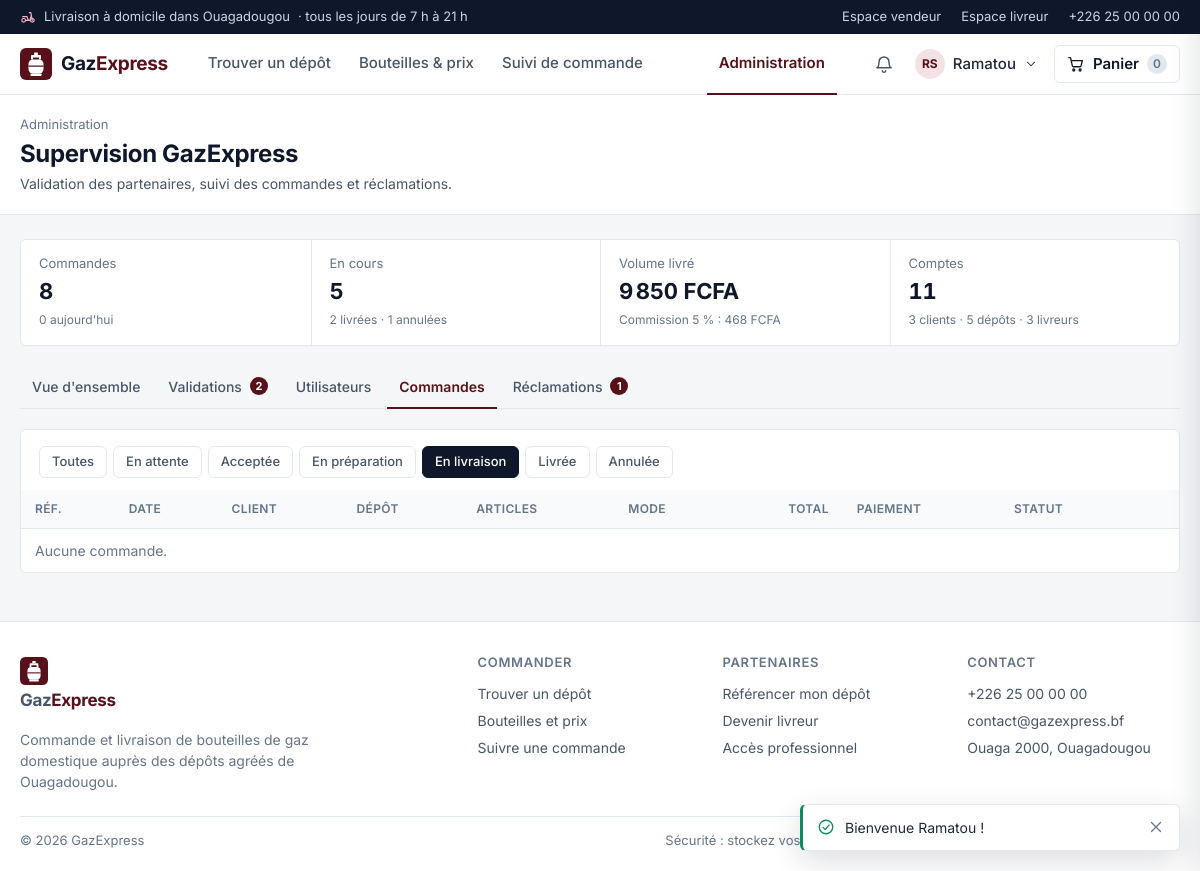
The app's page /admin?onglet=commandes&statut=en_livraison (signed in) with its own data.
### tables this page shows
CREATE TABLE utilisateurs (
    id             INT UNSIGNED AUTO_INCREMENT PRIMARY KEY,
    nom            VARCHAR(60)  NOT NULL,
    prenom         VARCHAR(60)  NOT NULL,
    telephone      VARCHAR(20)  NOT NULL,
    email          VARCHAR(120) NOT NULL,
    mot_de_passe   VARCHAR(255) NOT NULL,
    role           ENUM('client','vendeur','livreur','admin') NOT NULL DEFAULT 'client',
    statut         ENUM('actif','suspendu') NOT NULL DEFAULT 'actif',
    quartier_id    INT UNSIGNED NULL,
    adresse        VARCHAR(255) NULL,
    date_creation  DATETIME     NOT NULL DEFAULT CURRENT_TIMESTAMP,
    derniere_connexion DATETIME NULL,
    UNIQUE KEY uq_utilisateur_email (email),
    UNIQUE KEY uq_utilisateur_tel (telephone),
    KEY idx_utilisateur_role (role),
    CONSTRAINT fk_utilisateur_quartier FOREIGN KEY (quartier_id)
        REFERENCES quartiers(id) ON DELETE SET NULL ON UPDATE CASCADE
);

### app/core/Controller.php (called while the page is built, shortened)
<?php
class Controller
{
    public function render(string $vue, array $donnees = [], string $gabarit = 'layout'): void
    {
        $donnees['page'] = $donnees['page'] ?? '';
        extract($donnees, EXTR_SKIP);
        $contenu = ob_get_clean();
        require APP_PATH . "/views/partials/$gabarit.php";
    }
}

### app/controllers/AdminController.php (called while the page is built, shortened)
<?php
class AdminController extends Controller
{
    public function index(): void
    {
        Auth::exiger('admin');
        $onglet = in_array($_GET['onglet'] ?? '', self::ONGLETS, true) ? $_GET['onglet'] : 'tableau';
        $commandes = new Commande();
        $vendeurs  = new Vendeur();
        $livreurs  = new Livreur();
        $reclam    = new Reclamation();
        $vendeursAttente = $vendeurs->enAttente();
        $livreursAttente = $livreurs->enAttente();
        $donnees = [
            'titre'          => 'Administration',
            'page'           => 'admin',
            'onglet'         => $onglet,
            'stats'          => $commandes->statistiquesGlobales(),
            'roles'          => (new Utilisateur())->compterParRole(),
            'nbValidations'  => count($vendeursAttente) + count($livreursAttente),
            'nbReclamations' => $reclam->ouvertes(),
        ];
        switch ($onglet) {
            case 'commandes':
                $donnees['filtreStatut'] = array_key_exists($_GET['statut'] ?? '', statuts_commande()) ? $_GET['statut'] : '';
                $donnees['commandes'] = $commandes->toutes($donnees['filtreStatut']);
                break;
        }
        $this->render('admin/index', $donnees);
    }
}

### app/core/Router.php (called while the page is built, shortened)
<?php
class Router
{
    private array $routes = ['GET' => [], 'POST' => []];
    public function get(string $chemin, string $cible): void
    {
        $this->routes['GET'][trim($chemin, '/')] = $cible;
    }
    public function post(string $chemin, string $cible): void
    {
        $this->routes['POST'][trim($chemin, '/')] = $cible;
    }
    public function dispatch(string $url, string $methode): void
    {
        $chemin  = trim(parse_url($url, PHP_URL_PATH) ?? '', '/');
        $methode = strtoupper($methode);
        [$classe, $action] = explode('@', $this->routes[$methode][$chemin]);
        try {
            (new $classe())->$action();
        } catch (PDOException $e) {
            error_log('[GazExpress] ' . $e->getMessage());
            http_response_code(500);
            (new Controller())->render('erreurs/500', [
                'titre'   => 'Service indisponible',
                'message' => APP_DEBUG
                    ? 'La base de données est inaccessible. Vérifiez que MySQL est démarré, que la base a été importée et que config/env.php est correct.'
                    : 'Le service est momentanément indisponible. Merci de réessayer dans quelques minutes.',
            ]);
        }
    }
}

### index.php (called while the page is built, shortened)
<?php
require APP_PATH . '/core/helpers.php';
require APP_PATH . '/core/Database.php';
require APP_PATH . '/core/Model.php';
require APP_PATH . '/core/Controller.php';
require APP_PATH . '/core/Auth.php';
require APP_PATH . '/core/Panier.php';
require APP_PATH . '/core/Router.php';
spl_autoload_register(function (string $classe): void {
    foreach (['models', 'controllers'] as $dossier) {
        $fichier = APP_PATH . "/$dossier/$classe.php";
        if (is_file($fichier)) {
            return;
        }
    }
});
$router = new Router();
$router->get('',                 'AccueilController@index');
$router->get('catalogue',        'CatalogueController@index');
$router->get('connexion',        'AuthController@connexion');
$router->post('connexion',       'AuthController@seConnecter');
$router->get('inscription',      'AuthController@inscription');
$router->post('inscription',     'AuthController@sInscrire');
$router->post('deconnexion',     'AuthController@deconnexion');
$router->post('panier/ajouter',  'PanierController@ajouter');
$router->post('panier/modifier', 'PanierController@modifier');
$router->post('panier/vider',    'PanierController@vider');
$router->post('panier/valider',  'PanierController@valider');
$router->get('commandes',              'CommandeController@index');
$router->get('commandes/suivi',        'CommandeController@suivi');
$router->post('commandes/annuler',     'CommandeController@annuler');
$router->post('commandes/avis',        'CommandeController@avis');
$router->post('commandes/reclamation', 'CommandeController@reclamation');
$router->get('vendeur',                 'VendeurController@index');
$router->post('vendeur/boutique',       'VendeurController@basculerBoutique');
$router->post('vendeur/stock',          'VendeurController@majStock');
$router->post('vendeur/stock/ajouter',  'VendeurController@ajouterProduit');
$router->post('vendeur/commande',       'VendeurController@traiterCommande');
$router->get('livreur',                 'LivreurController@index');
$router->post('livreur/disponibilite',  'LivreurController@basculerDisponibilite');
$router->post('livreur/accepter',       'LivreurController@accepter');
$router->post('livreur/recuperer',      'LivreurController@recuperer');
$router->post('livreur/livrer',         'LivreurController@livrer');
$router->get('admin',                   'AdminController@index');
$router->post('admin/validation',       'AdminController@validation');
$router->post('admin/utilisateur',      'AdminController@statutUtilisateur');
$router->post('admin/reclamation',      'AdminController@traiterReclamation');
$router->post('admin/commande',         'AdminController@annulerCommande');
$router->get('api/notifications',        'ApiController@notifications');
$router->post('api/notifications/lues',  'ApiController@marquerLues');
$router->get('api/commande-statut',      'ApiController@statutCommande');
$router->get('api/vendeur-commandes',    'ApiController@commandesVendeur');
$router->dispatch($_GET['url'] ?? '', $_SERVER['REQUEST_METHOD']);

### app/core/Auth.php (called while the page is built, shortened)
<?php
class Auth
{
    public static function user(): ?array
    {
        return $_SESSION['utilisateur'] ?? null;
    }
    public static function id(): ?int
    {
        return self::user()['id'] ?? null;
    }
    public static function exiger(string ...$roles): array
    {
        $compte = (new Utilisateur())->trouver(self::id());
        return $compte;
    }
}

### app/core/Model.php (called while the page is built, shortened)
<?php
abstract class Model
{
    protected PDO $db;
    public function __construct()
    {
        $this->db = Database::get();
    }
    protected function one(string $sql, array $params = []): ?array
    {
        $stmt = $this->db->prepare($sql);
        $stmt->execute($params);
        $ligne = $stmt->fetch();
        return $ligne === false ? null : $ligne;
    }
}

### app/core/Database.php (called while the page is built)
<?php
class Database
{
    private static ?PDO $instance = null;
    public static function get(): PDO
    {
        if (self::$instance === null) {
            $dsn = sprintf('mysql:host=%s;port=%s;dbname=%s;charset=utf8mb4', DB_HOST, DB_PORT, DB_NAME);
            self::$instance = new PDO($dsn, DB_USER, DB_PASS, [
                PDO::ATTR_ERRMODE            => PDO::ERRMODE_EXCEPTION,
                PDO::ATTR_DEFAULT_FETCH_MODE => PDO::FETCH_ASSOC,
                PDO::ATTR_EMULATE_PREPARES   => false,
                PDO::ATTR_TIMEOUT            => 5,
            ]);
            self::$instance->exec("SET time_zone = '+00:00'");
        }
        return self::$instance;
    }
}

### app/models/Utilisateur.php (called while the page is built, shortened)
<?php
class Utilisateur extends Model
{
    public function trouver(?int $id): ?array
    {
        return $id ? $this->one('SELECT * FROM utilisateurs WHERE id = ?', [$id]) : null;
    }
}

### app/core/Panier.php (called while the page is built, shortened)
<?php
class Panier
{
    public static function lignes(): array
    {
        return $_SESSION['panier']['lignes'] ?? [];
    }
    public static function nombreArticles(): int
    {
        return array_sum(self::lignes());
    }
}

### app/views/partials/layout.php (the view, shortened to what this page needs)
<?php
$utilisateur = Auth::user();
$role        = $utilisateur['role'] ?? null;
$nbPanier    = Panier::nombreArticles();
$page        = $page ?? '';
$nav = [
    'accueil'   => ['', 'Trouver un dépôt'],
    'catalogue' => ['catalogue', 'Bouteilles & prix'],
    'suivi'     => ['commandes', 'Suivi de commande'],
];
$espacePro = [
    'vendeur' => ['vendeur', 'Mon espace vendeur'],
    'livreur' => ['livreur', 'Mon espace livreur'],
    'admin'   => ['admin', 'Administration'],
][$role] ?? null;
?>
<!DOCTYPE html>
<html lang="fr">
<head>
    <link rel="stylesheet" href="<?= asset('css/app.css') ?>">
</head>
<body data-base="<?= e(BASE_URL) ?>" data-icones="<?= asset('img/icones.svg') ?>" data-connecte="<?= $utilisateur ? '1' : '0' ?>">
<div class="barre-haut">
    <div class="conteneur">
        <span><?= icone('moto') ?> Livraison à domicile dans <?= e(APP_CITY_COURT) ?><span class="masque-mobile"> · tous les jours de 7 h à 21 h</span></span>
        <nav aria-label="Espaces partenaires">
            <a href="<?= url('vendeur') ?>">Espace vendeur</a>
            <a href="<?= url('livreur') ?>">Espace livreur</a>
            <a href="tel:<?= e(str_replace(' ', '', APP_TELEPHONE)) ?>"><?= e(APP_TELEPHONE) ?></a>
        </nav>
    </div>
</div>
<header class="entete">
    <div class="conteneur">
        <a href="<?= url() ?>" class="logo" aria-label="GazExpress, accueil">
            <img src="<?= asset('img/favicon.svg') ?>" alt="" width="32" height="32">
            <span>Gaz<b>Express</b></span>
        </a>
        <nav class="nav" id="nav" aria-label="Navigation principale">
            <?php foreach ($nav as $cle => [$lien, $libelle]): ?>
                <a href="<?= url($lien) ?>" <?= $page === $cle ? 'class="actif" aria-current="page"' : '' ?>><?= e($libelle) ?></a>
            <?php endforeach; ?>
            <?php if ($espacePro): ?>
                <a href="<?= url($espacePro[0]) ?>" class="lien-pro <?= $page === $role ? 'actif' : '' ?>"><?= e($espacePro[1]) ?></a>
            <?php endif; ?>
        </nav>
        <div class="actions-entete">
            <?php if ($utilisateur): ?>
                <div class="menu-deroulant">
                    <button type="button" class="btn-icone" id="btn-notifs" aria-label="Notifications">
                        <?= icone('cloche') ?><span class="point" id="nb-notifs">0</span>
                    </button>
                </div>
                <div class="menu-deroulant">
                    <button type="button" class="btn-compte" id="btn-compte" aria-label="Mon compte">
                        <span class="avatar"><?= e(initiales($utilisateur['prenom'], $utilisateur['nom'])) ?></span>
                        <span class="nom-compte"><?= e($utilisateur['prenom']) ?></span>
                        <?= icone('chevron-bas', 'ic-s') ?>
                    </button>
                </div>
            <?php else: ?>
                <a href="<?= url('connexion') ?>" class="lien-connexion"><?= icone('utilisateur') ?><span>Se connecter</span></a>
            <?php endif; ?>
            <button type="button" class="btn-panier" data-ouvrir-panier aria-label="Ouvrir le panier (<?= $nbPanier ?> article<?= $nbPanier > 1 ? 's' : '' ?>)">
                <?= icone('panier') ?><span class="libelle-panier">Panier</span>
                <span class="pastille <?= $nbPanier ? '' : 'vide' ?>"><?= $nbPanier ?></span>
            </button>
        </div>
    </div>
</header>
<div class="toasts" id="toasts">
    <?php foreach (flashes() as $f): ?>
        <div class="toast <?= e($f['type']) ?>" role="status">
            <?= icone(['succes' => 'check-cercle', 'erreur' => 'alerte'][$f['type']] ?? 'info') ?>
            <span><?= e($f['message']) ?></span>
            <button type="button" aria-label="Fermer" onclick="this.parentElement.remove()"><?= icone('fermer') ?></button>
        </div>
    <?php endforeach; ?>
</div>
<main id="contenu">
    <?= $contenu ?>
</main>
<footer class="pied">
    <div class="conteneur">
        <div class="pied-grille">
            <div class="pied-marque">
                <a href="<?= url() ?>" class="logo">
                    <img src="<?= asset('img/favicon.svg') ?>" alt="" width="28" height="28">
                    <span>Gaz<b>Express</b></span>
                </a>
                <p>Commande et livraison de bouteilles de gaz domestique auprès des dépôts agréés de Ouagadougou.</p>
            </div>
            <div>
                <h4>Commander</h4>
                <a href="<?= url() ?>">Trouver un dépôt</a>
                <a href="<?= url('catalogue') ?>">Bouteilles et prix</a>
                <a href="<?= url('commandes') ?>">Suivre une commande</a>
            </div>
            <div>
                <h4>Partenaires</h4>
                <a href="<?= url('inscription?role=vendeur') ?>">Référencer mon dépôt</a>
                <a href="<?= url('inscription?role=livreur') ?>">Devenir livreur</a>
                <a href="<?= url('connexion') ?>">Accès professionnel</a>
            </div>
            <div>
                <h4>Contact</h4>
                <a href="tel:<?= e(str_replace(' ', '', APP_TELEPHONE)) ?>"><?= e(APP_TELEPHONE) ?></a>
                <a href="mailto:<?= e(APP_EMAIL) ?>"><?= e(APP_EMAIL) ?></a>
                <span>Ouaga 2000, <?= e(APP_CITY_COURT) ?></span>
            </div>
        </div>
        <div class="pied-bas">
            <span>© <?= date('Y') ?> GazExpress</span>
            <span>Sécurité : stockez vos bouteilles debout, dans un endroit aéré, loin de toute flamme.</span>
        </div>
    </div>
</footer>
<?php
try {
    require APP_PATH . '/views/partials/panier.php';
} catch (PDOException $e) {
    ob_end_clean();
}
?>
</body>
</html>

### records on screen
utilisateurs: role "Administration", prenom+nom "RS", prenom "Ramatou"

### other values on screen
APP_CITY_COURT "Ouagadougou"
APP_TELEPHONE "+226 25 00 00 00"
$libelle "Trouver un dépôt"
$libelle "Bouteilles & prix"
$libelle "Suivi de commande"
$nbPanier "0"
$f['message'] "Bienvenue Ramatou !"
$stats['total'] "8"
$stats['jour'] "0"
$stats['en_cours'] "5"
$stats['livrees'] "2"
$stats['annulees'] "1"
fcfa($stats['volume']) "9 850 FCFA"
fcfa($stats['commission']) "468 FCFA"
$roles['client'] "3"
